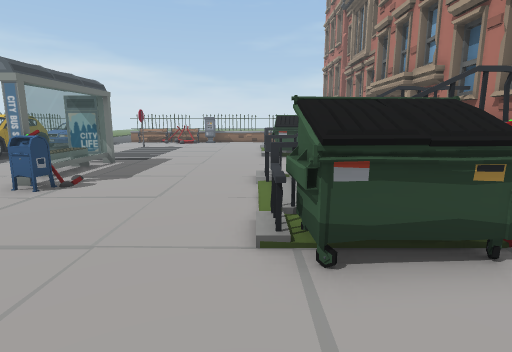
view 1 (above)

16 first-person views from a walk through a scene from a Unity 3-D project. The camera is 1.5 m above the floor, tilts 10° down and sees 80° across. The floor is counted in squares, 1 m on a side. Each view is taken from the middle of a square. On the plan, view 1 faces up. The plan holds only what a view shows up to about 15 squares ahead; the rest is blank. The place goes on beyond the plan. The player is left out.

view 2
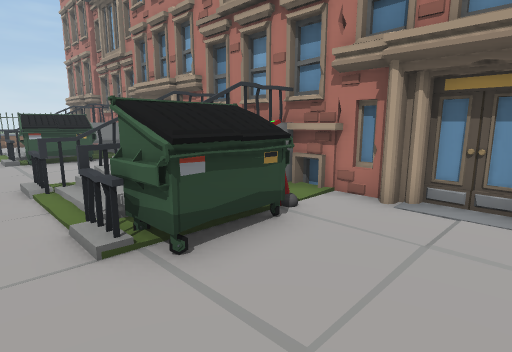

view 3
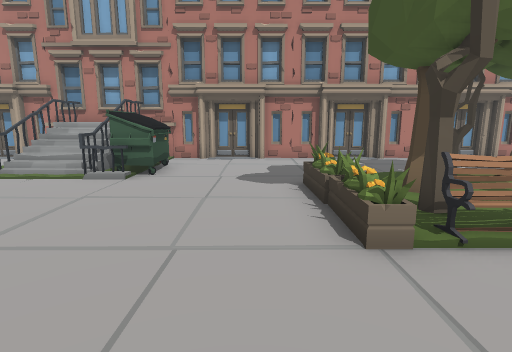

view 4
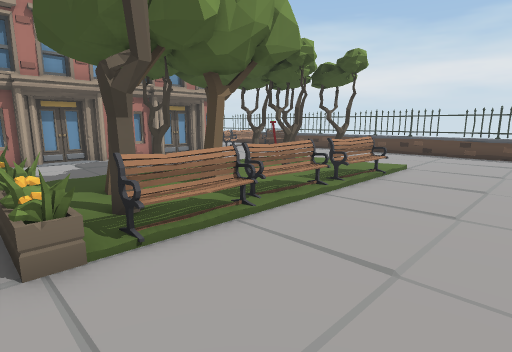

view 5
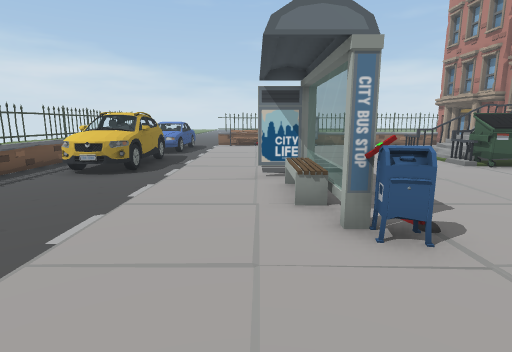

view 6
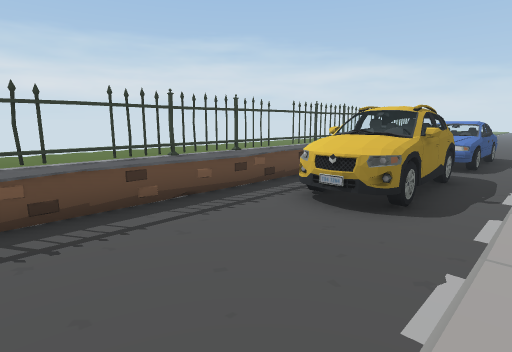

view 7
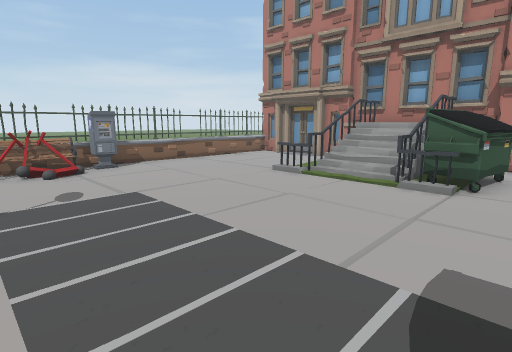

view 8
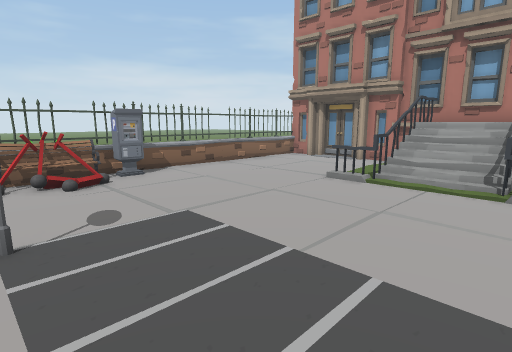

view 9
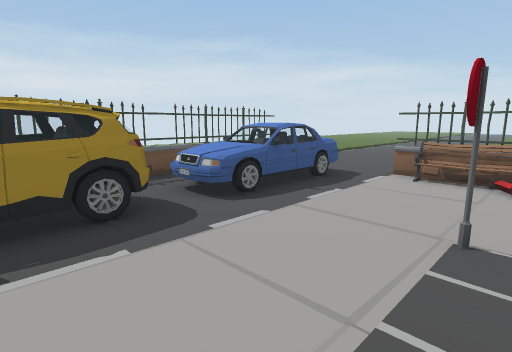

view 10
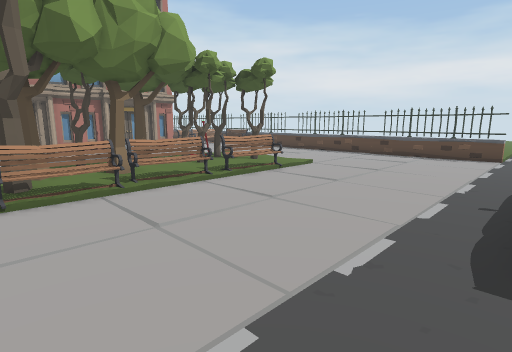

view 11
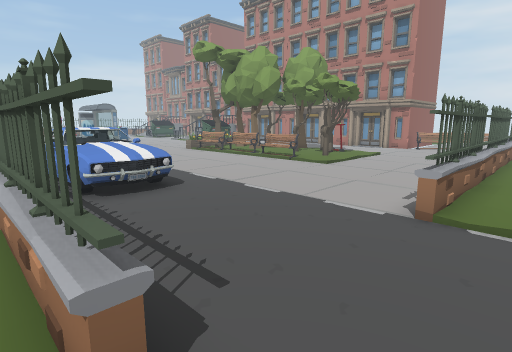

view 12
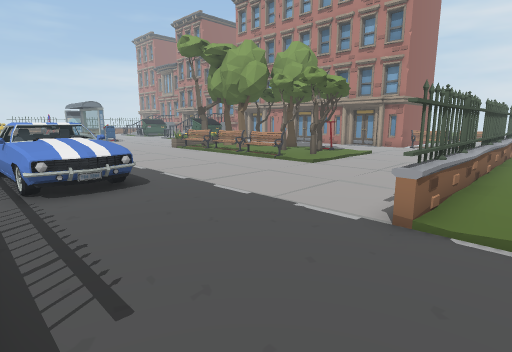

view 13
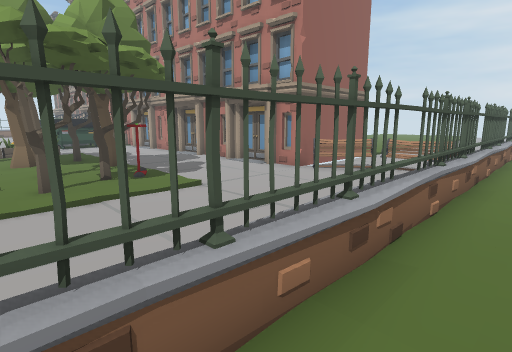

view 14
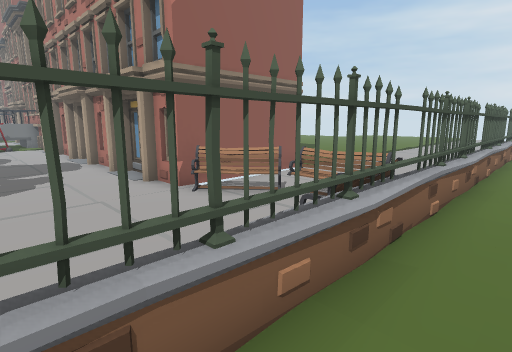

view 15
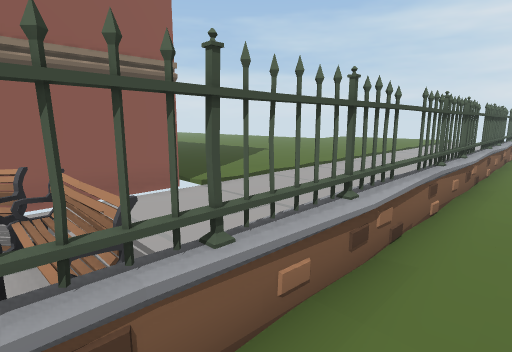

view 16
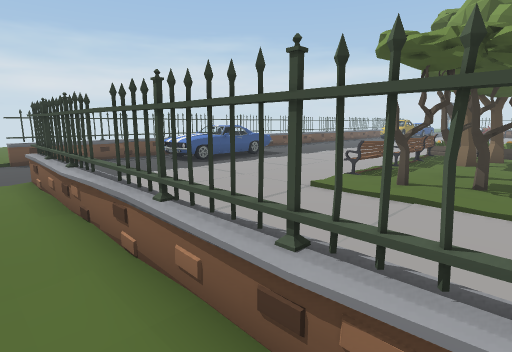

### Floor plan
Key: @ floor where view 1 was taken; # wall or solid block; x gap in a wall; . main floor; : floor 0.25 m higher than the main floor; + floor 1.5 m higher than the main floor; / step, stairs or slope; = window, fence, low wall or low ledge; C car; B building; M mailbox; P planter; E bench; T tree; O other object.
Columns run from 15 left of view 1 to 21 right of it. Each row starts with its distance up from view 1.
 28   ...
 27   ...
 26   ...
 25    ...
 24    ...#=#=##=#=##=#=#
 23 #    .E##EO#O#=##=#=B
 22 #   C.   O          B
 21  #CCC.              B
 20  #CCC.              B
 19 ##CCC.              B
 18 ## CC.          =   #
 17 #=....          #x==#
 16 ##CCC.          ////##
 15 ##CCC.          #===#
 14  #CCC.  ..      OOO O
 13  #CCC.          OOO B
 12 ##CCC.  .           B
 11 ##....  OO          B
 10 #=.....  O          B
  9 ##.....  O          B
  8 ##....   OM    =    #
  7 #=.....  OO    .##==#
  6                .///+#
  5                .====#
  4                .OOO O
  3         .       OOO B
  2                     B
  1                     B
  0        .      .@    B
 -1        .   P        B
 -2     .      E        B
 -3            ETT      B
 -4     ..       T      B
 -5     ..       TTT    B
 -6      .              B
 -7   CCC.     E        B
 -8   CCC.     E        B
 -9   CCC.     E  TT    B
-10   CCC.     ETTTO    B
-11 ##CCC.              BBBBBB
-12 ##....              E
-13 #=....
-14 ##....                E
-15 #=....                E
-16 ##....#=#=##=#=##=#EO###=##=#=##=#=##
-17  .....#=#=##=#=##=#=##=#=##=#=##=#=##
-18 :.....     .   :.    .

Where each view was taken, in squares from view 1:
view 1: 0 up, 0 right, facing up
view 2: 0 up, 1 left, facing up-right
view 3: 0 up, 8 left, facing right
view 4: 1 down, 8 left, facing down-right
view 5: 3 up, 7 left, facing up
view 6: 7 up, 9 left, facing up-left
view 7: 12 up, 7 left, facing up-right
view 8: 14 up, 7 left, facing up-right
view 9: 14 up, 6 left, facing up-left
view 10: 2 down, 11 left, facing down-right
view 11: 18 down, 15 left, facing up-right
view 12: 18 down, 14 left, facing up-right
view 13: 18 down, 4 left, facing up-right
view 14: 18 down, 1 right, facing up-right
view 15: 18 down, 6 right, facing up-right
view 16: 18 down, 0 right, facing up-left
